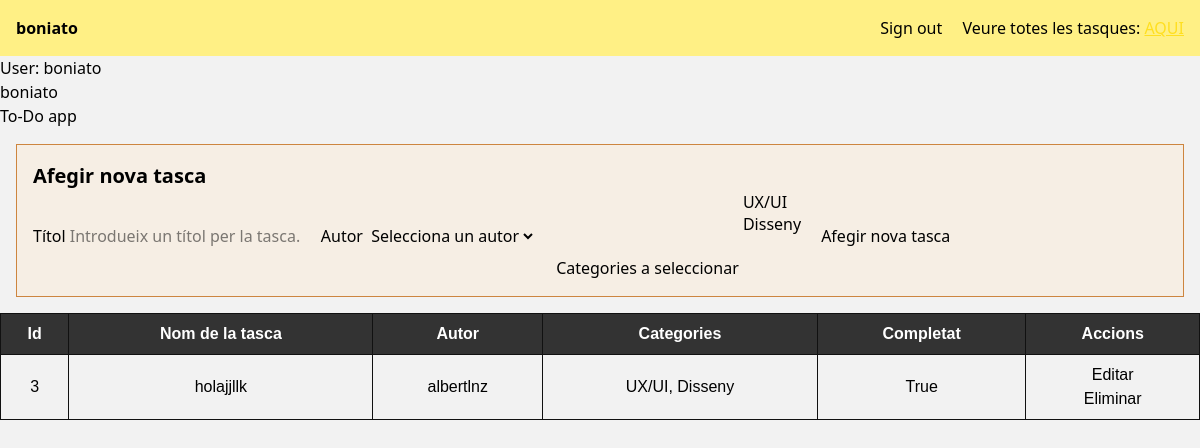
/list/ (signed in), run on the app's committed database.
### Todo/models.py (models this page shows, shortened)
class Task(models.Model):
    title = models.CharField(max_length=300)
    author = models.ForeignKey(Author, on_delete=models.CASCADE)
    completed = models.BooleanField(default=False)
    categories = models.ManyToManyField(Category)

class Author(models.Model):
    user = models.OneToOneField(User, on_delete=models.CASCADE)
    dni = models.CharField(max_length=9)
    def __str__(self):
        return self.user.username # <- S'accedeix a través de user

class Category(models.Model):
    name = models.CharField(max_length=100)
    description = models.CharField(max_length=300)
    def __str__(self):
        return self.name

### Todo/views.py (the view)
# urls.py: path('list/', list_tasks, name='llistar_tasques'),
@login_required
def list_tasks(request):
    user = request.user
    author = Author.objects.all()
    tasks = Task.objects.all()
    categories = Category.objects.all()
    return render(request, 'list_tasks.html', {'authors': author, 'tasks': tasks, 'categories': categories, 'user': user})

### Todo/templates/list_tasks.html (shortened to what this page needs)
{% extends 'layout.html' %}
{% load static %}
{% block custom_css_file %}
<link rel="stylesheet" href="{% static 'css/list_tasks.css' %}">
{% endblock %}
{% block main %}
<p>User: {{ user.username }}</p>
<p>{{ user.username }}</p>
<h1>To-Do app</h1>
<div id="new-task-container">
    <h3>Afegir nova tasca</h3>
    <form action="{% url 'afegir_task' %}" method="POST">
        <label>
            Títol
            <input name="title" type="text" placeholder="Introdueix un títol per la tasca...">
        </label>
        <label>
            Autor
            <select name="author_id">
                <option value="" disabled selected>Selecciona un autor</option>
            </select>
        </label>
        <label>
            Categories a seleccionar
            <select name="categories_ids" multiple>
                {% for c in categories %}
                <option value="{{ c.id }}">{{ c }}</option>
                {% endfor %}
            </select>
        </label>
        <button>Afegir nova tasca</button>
    </form>
</div>
<table>
    <thead>
        <th>Id</th>
        <th>Nom de la tasca</th>
        <th>Autor</th>
        <th>Categories</th>
        <th>Completat</th>
        <th>Accions</th>
    </thead>
    <tbody>
        {% for task in tasks %}
        <tr>
            <td>{{ task.id }}</td>
            <td>{{ task.title }}</td>
            <td>{{ task.author }}</td>
            <td>
                {% for category in task.categories.all %}
                {{ category }}{% if not forloop.last %}, {% endif %}
                {% endfor %}
            </td>
            <td>{{ task.completed }}</td>
            <td>
                <form action="{% url 'editar_task' task.id %}" method="GET">
                    <button>
                        Editar
                    </button>
                </form>
                <form action="{% url 'eliminar_task' task.id %}" method="GET">
                    <button>
                        Eliminar
                    </button>
                </form>
            </td>
        </tr>
        {% endfor %}
    </tbody>
</table>
{% endblock %}

### Todo/templates/layout.html (shortened to what this page needs)
<!DOCTYPE html>
<html lang="en">
<head>
    {% block custom_css_file %}{% endblock %}
    <script src="https://unpkg.com/@tailwindcss/browser@4"></script>
</head>
<body>
    <nav class="bg-yellow-200 p-4 text-black flex justify-between items-center">
        <p class="font-semibold">{{ user }}</p>
        <div class="space-x-4">
            {% if user.is_authenticated %}
                <p class="inline-block"><a href="/signout">Sign out</a></p>
                <p class="inline-block">
                    Veure totes les tasques:
                    <a href="/list" class="text-yellow-300 hover:text-yellow-400 underline">AQUI</a>
                </p>
            {% endif %}
        </div>
    </nav>
    {% block main %}
    {% endblock %}
</body>
</html>

### Todo/static/css/list_tasks.css (style rules this page uses)
body { background-color: #f2f2f2; }
#new-task-container { background-color: rgba(255, 228, 196, 0.3); border: 1px solid peru; padding: 1rem; margin: 1rem; display: flex; flex-direction: column; justify-content: center; align-items: start; }
form { display: flex; align-items: center; justify-content: center; gap: 20px; }
h3 { font-size: 20px; font-weight: 800; }
table { width: 100%; border-collapse: collapse; border: 1px solid #111; text-align: center; font-family: Arial, sans-serif; }
th, td { border: 1px solid #111; padding: 8px; }
th { background-color: #333; color: white; font-weight: bold; }

### data on the page
Task: id "3", title "holajjllk", author "albertlnz", completed "True"
Category: {{ c.id }} 1 (drawn), name "UX/UI"
Category: {{ c.id }} 2 (drawn), name "Disseny"

### other printed values
{{ user }} "boniato"
{{ user.username }} "boniato"
